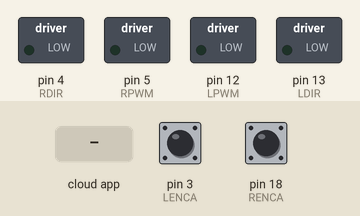
A sketch run on a simulated Arduino Mega 2560, built with avr-gcc and run on an emulated ATmega2560. On the bench: switched loads named in the sketch (green lamp = pin HIGH). The test bench sets the inputs (shaded band); at power-on: pin 3 (LENCA) HIGH, pin 18 (RENCA) HIGH. The ROS host is connected and sends only what is stated.

Above: at 1.2 s.
1.3 s: the phone or cloud app sets linear.x to -100
At 2.2 s:
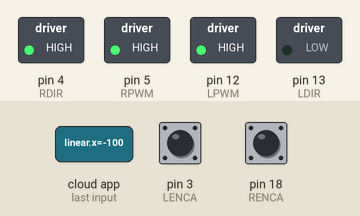
2.8 s: the phone or cloud app sets linear.x to 0
At 3.3 s:
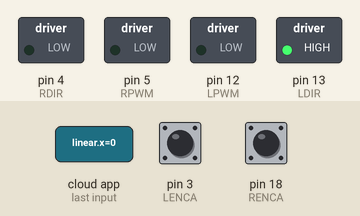
4.3 s: the phone or cloud app sets angular.z to -100
At 5.5 s:
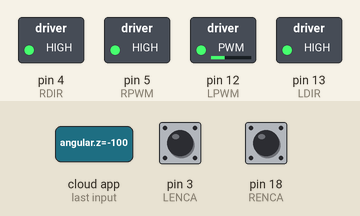
5.8 s: the phone or cloud app sets angular.z to 100
At 6.9 s:
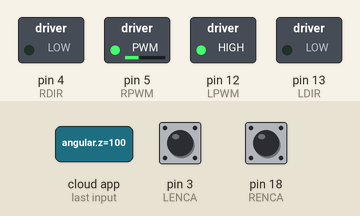
7.3 s: the phone or cloud app sets linear.x to 100
At 8.0 s:
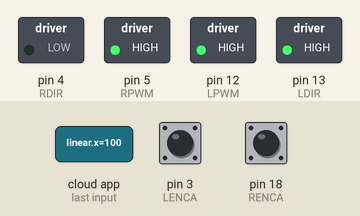
8.8 s: the phone or cloud app sets linear.x to -100
At 9.1 s:
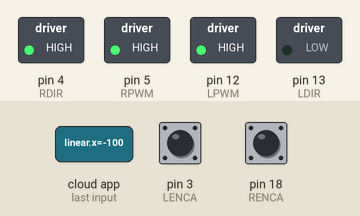
Timing chart, 0 to 11.3 s (numbered marks = the images above; inputs shaded):
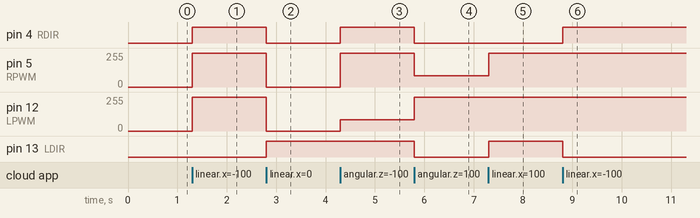

Measured:
- after the input at 1.3 s, pin 4 (RDIR): LOW → HIGH at once; pin 5 (RPWM), pin 12 (LPWM): 0/255 → 255/255 at once
- after the input at 2.8 s, pin 4 (RDIR): HIGH → LOW at once; pin 5 (RPWM), pin 12 (LPWM): 255/255 → 0/255 at once; pin 13 (LDIR): LOW → HIGH at once
- after the input at 4.3 s, pin 4 (RDIR): LOW → HIGH at once; pin 5 (RPWM): 0/255 → 255/255 at once; pin 12 (LPWM): 0/255 → 86/255 at once
- after the input at 5.8 s, pin 4 (RDIR), pin 13 (LDIR): HIGH → LOW at once; pin 5 (RPWM): 255/255 → 85/255 at once; pin 12 (LPWM): 86/255 → 255/255 at once
- after the input at 7.3 s, pin 5 (RPWM): 85/255 → 255/255 at once; pin 13 (LDIR): LOW → HIGH at once
- after the input at 8.8 s, pin 4 (RDIR): LOW → HIGH at once; pin 13 (LDIR): HIGH → LOW at once

The sketch:

base_controller.ino
```cpp
#include <util/atomic.h>
#include <math.h>

#include <ros.h>
#include <geometry_msgs/Twist.h>

// Right motor pins (Arduino Mega)
const int RENCA {18};
const int RENCB {19};
const int RPWM {5};
const int RDIR {4};

// Left motor pins
const int LENCA {3};
const int LENCB {2};
const int LPWM {12};
const int LDIR {13};

// for velocity calculation
const float wheel_base {0.27};

//0.27- Wheel base =  Axle length

//const float counts_per_rotation = 420.0f;
volatile long right_counter{0}, left_counter{0};

// for ros
ros::NodeHandle  nh;

void move_right_motor(float V,float omega){

  // convert to linear vel of wheel in cm/s
  float right_vel = (V + omega * (wheel_base/2)) * 100;

  // set direction
  bool dir = (right_vel < 0 )? true : false;
  digitalWrite(RDIR,dir);

  // Pulse Width Modulation
  // calculate signal using linear eq found emperically
  int pwm = 5.81 * right_vel + 7.56;   // proportional constant and y intercept to found manually

  // clip pwm signal if is stopped
  pwm = ((V == 0) && (omega == 0))? 0 : pwm;

  // move motor
  analogWrite(RPWM, pwm);
}

void move_left_motor(float V, float omega){

  // convert to linear vel of wheel in cm/s
  float left_vel = (V - omega * (wheel_base/2)) * 100;

  // determine direction
  bool dir = (left_vel < 0 )? false : true;
  digitalWrite(LDIR,dir);

  // calculate signal using linear eq found emperically
  int pwm = 5.93 * left_vel + 6.71;    // proportional constant and y intercept to found manually

  // clip pwm signal if is stopped
  pwm = ((V == 0) && (omega == 0))? 0 : pwm;

  // move motor
  analogWrite(LPWM, pwm);

}

void move_robot(const geometry_msgs::Twist& msg){

  float V = msg.linear.x;
  float omega = msg.angular.z;

  move_right_motor(V, omega);
  move_left_motor(V, omega);

}


// sub to cmd_vel
ros::Subscriber<geometry_msgs::Twist> sub("cmd_vel", move_robot);

void setup() {
  pinMode(RPWM, OUTPUT);
  pinMode(RDIR, OUTPUT);
  pinMode(RENCA, INPUT);
  pinMode(RENCB, INPUT);

  pinMode(LPWM, OUTPUT);
  pinMode(LDIR, OUTPUT);
  pinMode(LENCA, INPUT);
  pinMode(LENCB, INPUT);

  attachInterrupt(digitalPinToInterrupt(RENCA), update_right_counter, RISING);
  attachInterrupt(digitalPinToInterrupt(LENCA), update_left_counter, RISING);
//low to high - RISING trigger
  nh.initNode();
  nh.subscribe(sub);

}

void loop() {
  long read_right_counter{},read_left_counter{};
  ATOMIC_BLOCK(ATOMIC_RESTORESTATE){
    read_right_counter = right_counter;
    read_left_counter = left_counter;
  }

  nh.spinOnce(); //returns when ros node shut down
  delay(1);


}

void update_right_counter(){
  int encb = digitalRead(RENCB);
  if (encb > 0) --right_counter;
  else ++right_counter;
}

void update_left_counter(){
  int encb = digitalRead(LENCB);
  if (encb > 0) ++left_counter;
  else --left_counter;
}
```
